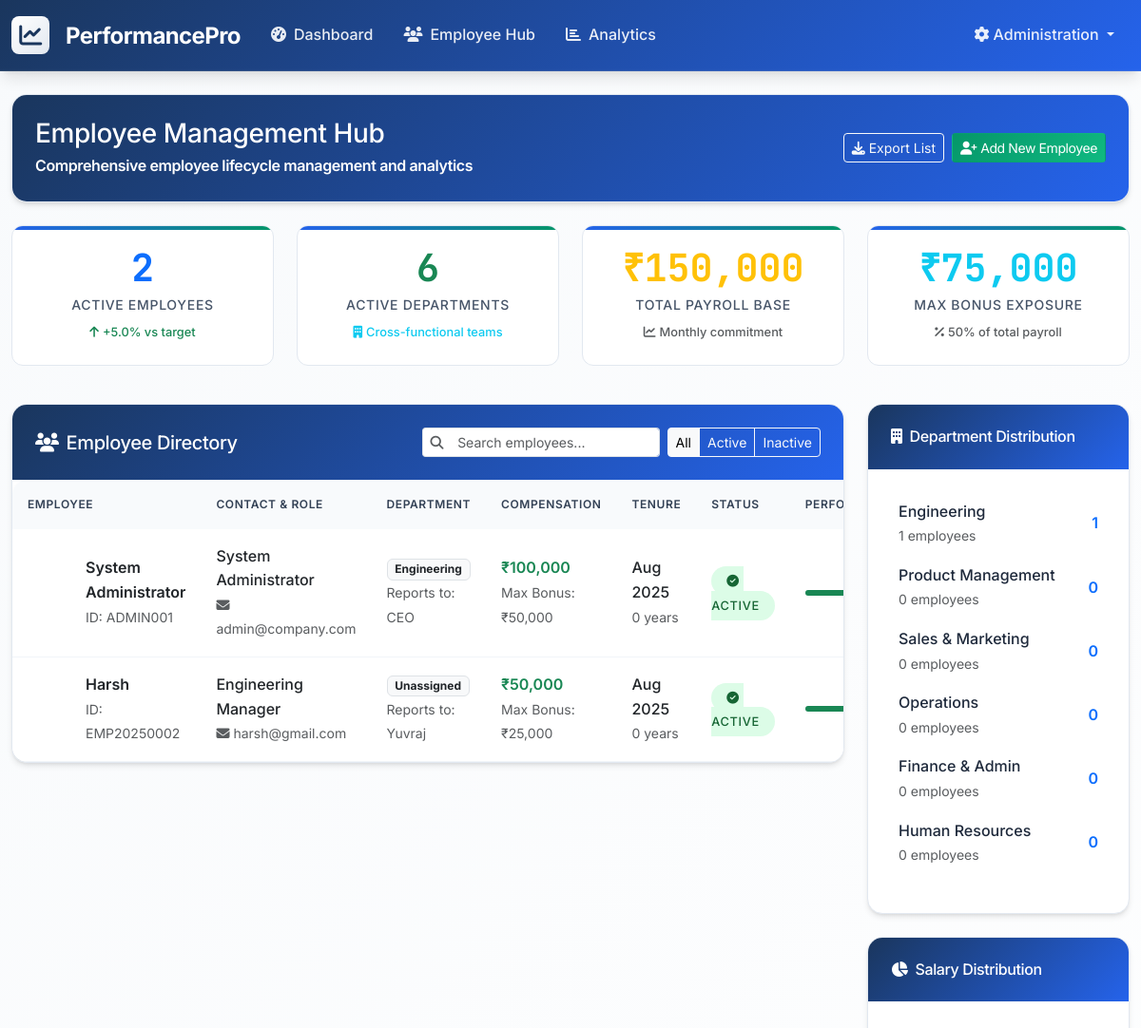
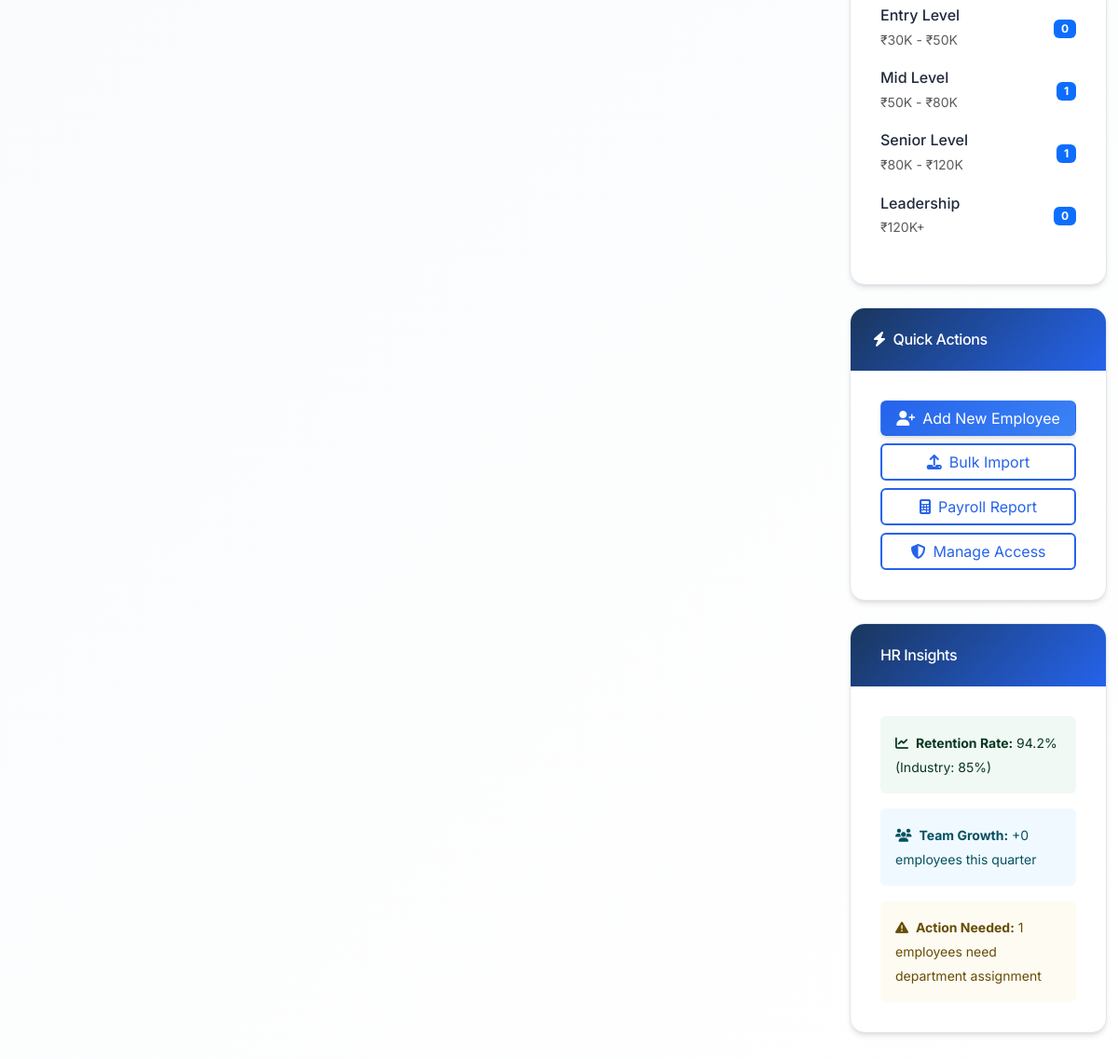
The page /employees on the database its author committed (2 pictures, top to bottom).
### app.py (models this page shows)
class Employee(db.Model):
    id = db.Column(db.Integer, primary_key=True)
    employee_id = db.Column(db.String(20), unique=True, nullable=False)
    name = db.Column(db.String(100), nullable=False)
    email = db.Column(db.String(100), unique=True, nullable=False)
    designation = db.Column(db.String(100), nullable=False)
    department_id = db.Column(db.Integer, db.ForeignKey('department.id'))
    base_salary = db.Column(db.Float, nullable=False)
    join_date = db.Column(db.Date, nullable=False)
    reporting_manager = db.Column(db.String(100))
    employment_type = db.Column(db.String(50), default="Full-time")
    is_active = db.Column(db.Boolean, default=True)
    created_at = db.Column(db.DateTime, default=datetime.utcnow)
    department = db.relationship('Department', backref='employees')

class Department(db.Model):
    id = db.Column(db.Integer, primary_key=True)
    name = db.Column(db.String(100), nullable=False)
    budget_multiplier = db.Column(db.Float, default=1.0)
    manager_name = db.Column(db.String(100))
    created_at = db.Column(db.DateTime, default=datetime.utcnow)

### app.py (the view)
@app.route('/employees')
def employees():
    employees = Employee.query.all()
    departments = Department.query.all()
    return render_template('employees.html', employees=employees, departments=departments)

### templates/employees.html (shortened to what this page needs)
{% extends "base.html" %}
{% block content %}
<div class="row mb-4">
    <div class="col-12">
        <div class="card-enterprise">
            <div class="card-header-enterprise">
                <div class="d-flex justify-content-between align-items-center">
                    <div>
                        <h3 class="mb-1">Employee Management Hub</h3>
                        <p class="mb-0 opacity-90">Comprehensive employee lifecycle management and analytics</p>
                    </div>
                    <div class="d-flex align-items-center gap-2">
                        <button class="btn btn-outline-light btn-sm" onclick="exportEmployeeData()">
                            <i class="fas fa-download me-1"></i>Export List
                        </button>
                        <a href="{{ url_for('add_employee') }}" class="btn btn-success-enterprise btn-sm">
                            <i class="fas fa-user-plus me-1"></i>Add New Employee
                        </a>
                    </div>
                </div>
            </div>
        </div>
    </div>
</div>
<div class="row mb-4">
    <div class="col-xl-3 col-md-6 mb-3">
        <div class="metric-card">
            <div class="metric-value text-primary">{{ employees|selectattr('is_active')|list|length }}</div>
            <div class="metric-label">Active Employees</div>
            <div class="metric-change text-success">
                <i class="fas fa-arrow-up me-1"></i>{{ "+%.1f"|format(((employees|selectattr('is_active')|list|length / employees|length * 100) - 95) if employees else 0) }}% vs target
            </div>
        </div>
    </div>
    <div class="col-xl-3 col-md-6 mb-3">
        <div class="metric-card">
            <div class="metric-value text-success">{{ departments|length if departments else 0 }}</div>
            <div class="metric-label">Active Departments</div>
            <div class="metric-change text-info">
                <i class="fas fa-building me-1"></i>Cross-functional teams
            </div>
        </div>
    </div>
    <div class="col-xl-3 col-md-6 mb-3">
        <div class="metric-card">
            <div class="metric-value text-warning">₹{{ "{:,.0f}".format(employees|map(attribute='base_salary')|sum) if employees else 0 }}</div>
            <div class="metric-label">Total Payroll Base</div>
            <div class="metric-change text-muted">
                <i class="fas fa-chart-line me-1"></i>Monthly commitment
            </div>
        </div>
    </div>
    <div class="col-xl-3 col-md-6 mb-3">
        <div class="metric-card">
            <div class="metric-value text-info">₹{{ "{:,.0f}".format(employees|map(attribute='base_salary')|sum * 0.5) if employees else 0 }}</div>
            <div class="metric-label">Max Bonus Exposure</div>
            <div class="metric-change text-muted">
                <i class="fas fa-percentage me-1"></i>50% of total payroll
            </div>
        </div>
    </div>
</div>
<div class="row">
    <div class="col-xl-9 col-lg-8">
        <div class="card-enterprise">
            <div class="card-header-enterprise">
                <div class="d-flex justify-content-between align-items-center">
                    <h5 class="mb-0">
                        <i class="fas fa-users me-2"></i>Employee Directory
                    </h5>
                    <div class="d-flex align-items-center gap-2">
                        <div class="input-group input-group-sm" style="width: 250px;">
                            <span class="input-group-text bg-white border-end-0">
                                <i class="fas fa-search text-muted"></i>
                            </span>
                            <input type="text" class="form-control border-start-0" placeholder="Search employees..." id="searchEmployees">
                        </div>
                        <div class="btn-group btn-group-sm">
                            <button class="btn btn-outline-light active" onclick="filterEmployees('all')">All</button>
                            <button class="btn btn-outline-light" onclick="filterEmployees('active')">Active</button>
                            <button class="btn btn-outline-light" onclick="filterEmployees('inactive')">Inactive</button>
                        </div>
                    </div>
                </div>
            </div>
            <div class="card-body-enterprise p-0">
                <div class="table-responsive">
                    <table class="table table-enterprise mb-0" id="employeeTable">
                        <thead>
                            <tr>
                                <th>Employee</th>
                                <th>Contact & Role</th>
                                <th>Department</th>
                                <th>Compensation</th>
                                <th>Tenure</th>
                                <th>Status</th>
                                <th>Performance</th>
                            </tr>
                        </thead>
                        <tbody>
                            {% for employee in employees %}
                            <tr class="employee-row" data-status="{{ 'active' if employee.is_active else 'inactive' }}">
                                <td>
                                    <div class="d-flex align-items-center">
                                        <div class="avatar-sm me-3">
                                            <div class="bg-gradient text-white rounded-circle d-flex align-items-center justify-content-center"
                                                 style="width: 45px; height: 45px; font-weight: 600;
                                                        background: linear-gradient(135deg, {{ '#3b82f6' if loop.index % 3 == 0 else '#10b981' if loop.index % 3 == 1 else '#f59e0b' }}, {{ '#1d4ed8' if loop.index % 3 == 0 else '#059669' if loop.index % 3 == 1 else '#d97706' }});">
                                            </div>
                                        </div>
                                        <div>
                                            <div class="fw-semibold">{{ employee.name }}</div>
                                            <small class="text-muted">ID: {{ employee.employee_id }}</small>
                                        </div>
                                    </div>
                                </td>
                                <td>
                                    <div>
                                        <div class="fw-medium">{{ employee.designation }}</div>
                                        <small class="text-muted">
                                            <i class="fas fa-envelope me-1"></i>{{ employee.email }}
                                        </small>
                                    </div>
                                </td>
                                <td>
                                    <div>
                                        <span class="badge bg-light text-dark border">
                                            {{ employee.department.name if employee.department else 'Unassigned' }}
                                        </span>
                                        {% if employee.reporting_manager %}
                                        <br><small class="text-muted mt-1">Reports to: {{ employee.reporting_manager }}</small>
                                        {% endif %}
                                    </div>
                                </td>
                                <td>
                                    <div>
                                        <div class="fw-semibold text-success">₹{{ "{:,.0f}".format(employee.base_salary) }}</div>
                                        <small class="text-muted">Max Bonus: ₹{{ "{:,.0f}".format(employee.base_salary * 0.5) }}</small>
                                    </div>
                                </td>
                                <td>
                                    <div>
                                        <div class="fw-medium">{{ employee.join_date.strftime('%b %Y') }}</div>
                                        <small class="text-muted">
                                            {{ ((now() - employee.join_date).days // 365) if now and employee.join_date else 0 }} years
                                        </small>
                                    </div>
                                </td>
                                <td>
                                    {% if employee.is_active %}
                                        <span class="status-badge status-active">
                                            <i class="fas fa-check-circle me-1"></i>Active
                                        </span>
                                    {% else %}
                                        <span class="status-badge status-inactive">
                                            <i class="fas fa-pause-circle me-1"></i>Inactive
                                        </span>
                                    {% endif %}
                                </td>
                                <td>
                                    <div class="d-flex align-items-center">
                                        <div class="progress me-2" style="width: 60px; height: 6px;">
                                            <div class="progress-bar bg-success" style="width: {{ (85 + (loop.index * 3) % 30) }}%"></div>
                                        </div>
                                    </div>
                                </td>
                            </tr>
                            {% endfor %}
                        </tbody>
                    </table>
                </div>
            </div>
        </div>
    </div>
    <div class="col-xl-3 col-lg-4">
        <div class="card-enterprise mb-4">
            <div class="card-header-enterprise">
                <h6 class="mb-0">
                    <i class="fas fa-building me-2"></i>Department Distribution
                </h6>
            </div>
            <div class="card-body-enterprise">
                {% if departments %}
                    {% for dept in departments %}
                    <div class="d-flex justify-content-between align-items-center mb-3">
                        <div>
                            <div class="fw-medium">{{ dept.name }}</div>
                            <small class="text-muted">{{ employees|selectattr('department_id', 'eq', dept.id)|list|length }} employees</small>
                        </div>
                        <div class="text-end">
                            <div class="fw-semibold text-primary">{{ employees|selectattr('department_id', 'eq', dept.id)|list|length }}</div>
                        </div>
                    </div>
                    {% endfor %}
                {% else %}
                    <div class="text-center text-muted py-3">
                        <i class="fas fa-building fa-2x mb-2"></i>
                        <p class="mb-0">No departments configured</p>
                    </div>
                {% endif %}
            </div>
        </div>
        <div class="card-enterprise mb-4">
            <div class="card-header-enterprise">
                <h6 class="mb-0">
                    <i class="fas fa-chart-pie me-2"></i>Salary Distribution
                </h6>
            </div>
            <div class="card-body-enterprise">
                {% set salary_ranges = [
                    ('Entry Level', '₹30K - ₹50K', employees|selectattr('base_salary', 'lt', 50000)|list|length),
                    ('Mid Level', '₹50K - ₹80K', employees|selectattr('base_salary', 'ge', 50000)|selectattr('base_salary', 'lt', 80000)|list|length),
                    ('Senior Level', '₹80K - ₹120K', employees|selectattr('base_salary', 'ge', 80000)|selectattr('base_salary', 'lt', 120000)|list|length),
                    ('Leadership', '₹120K+', employees|selectattr('base_salary', 'ge', 120000)|list|length)
                ] %}
                {% for level, range, count in salary_ranges %}
                <div class="d-flex justify-content-between align-items-center mb-3">
                    <div>
                        <div class="fw-medium">{{ level }}</div>
                        <small class="text-muted">{{ range }}</small>
                    </div>
                    <div class="text-end">
                        <span class="badge bg-primary">{{ count }}</span>
                    </div>
                </div>
                {% endfor %}
            </div>
        </div>
        <div class="card-enterprise mb-4">
            <div class="card-header-enterprise">
                <h6 class="mb-0">
                    <i class="fas fa-bolt me-2"></i>Quick Actions
                </h6>
            </div>
            <div class="card-body-enterprise">
                <div class="d-grid gap-2">
                    <a href="{{ url_for('add_employee') }}" class="btn btn-primary-enterprise">
                        <i class="fas fa-user-plus me-2"></i>Add New Employee
                    </a>
                    <button class="btn btn-outline-enterprise" onclick="bulkImport()">
                        <i class="fas fa-upload me-2"></i>Bulk Import
                    </button>
                    <button class="btn btn-outline-enterprise" onclick="generatePayrollReport()">
                        <i class="fas fa-calculator me-2"></i>Payroll Report
                    </button>
                    <button class="btn btn-outline-enterprise" onclick="managePermissions()">
                        <i class="fas fa-shield-alt me-2"></i>Manage Access
                    </button>
                </div>
            </div>
        </div>
        <div class="card-enterprise">
            <div class="card-header-enterprise">
                <h6 class="mb-0">
                    HR Insights
                </h6>
            </div>
            <div class="card-body-enterprise">
                <div class="alert alert-success border-0 mb-3" style="background: #f0f9f4;">
                    <small>
                        <i class="fas fa-chart-line me-1"></i>
                        <strong>Retention Rate:</strong> 94.2% (Industry: 85%)
                    </small>
                </div>
                <div class="alert alert-info border-0 mb-3" style="background: #f0f9ff;">
                    <small>
                        <i class="fas fa-users me-1"></i>
                        <strong>Team Growth:</strong> +{{ employees|length // 10 }} employees this quarter
                    </small>
                </div>
                <div class="alert alert-warning border-0 mb-0" style="background: #fefbf3;">
                    <small>
                        <i class="fas fa-exclamation-triangle me-1"></i>
                        <strong>Action Needed:</strong> {{ employees|rejectattr('department_id')|list|length }} employees need department assignment
                    </small>
                </div>
            </div>
        </div>
    </div>
</div>
{% endblock %}

### rows shown on the page
Employee: name "System Administrator", employee_id "ADMIN001", designation "System Administrator", email "admin@company.com", department "Engineering", reporting_manager "CEO", base_salary "100,000", employee.base_salary*0.5 "50,000", join_date "Aug 2025", is_active True (drawn), {{ (85 + (loop.index * 3) % 30) }} 88 (drawn)
Employee: name "Harsh", employee_id "EMP20250002", designation "Engineering Manager", email "harsh@gmail.com", department "Unassigned", reporting_manager "Yuvraj", base_salary "50,000", employee.base_salary*0.5 "25,000", join_date "Aug 2025", is_active True (drawn), {{ (85 + (loop.index * 3) % 30) }} 91 (drawn)
Department: name "Engineering", id "1"
Department: name "Product Management", id "0"
Department: name "Sales & Marketing", id "0"
Department: name "Operations", id "0"
Department: name "Finance & Admin", id "0"
Department: name "Human Resources", id "0"

### other values the page prints
{{ employees|selectattr('is_active')|list|length }} "2"
{{ departments|length if departments else 0 }} "6"
{{ level }} "Entry Level" "Mid Level" "Senior Level" "Leadership"
{{ range }} "₹30K - ₹50K" "₹50K - ₹80K" "₹80K - ₹120K" "₹120K+"
{{ count }} "0" "1" "1" "0"
{{ employees|length // 10 }} "0"
{{ employees|rejectattr('department_id')|list|length }} "1"
